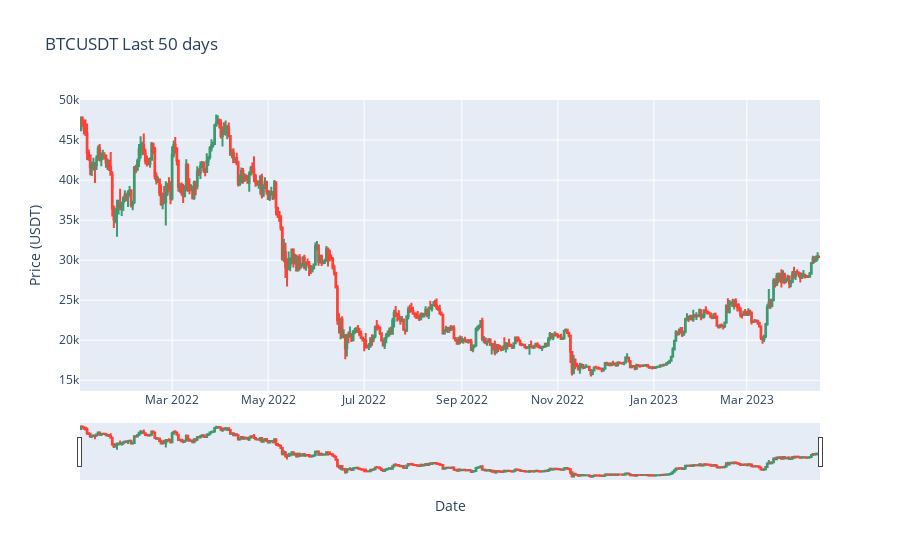

Here is the notebook cell this chart was saved with:
### Code cell
import plotly.graph_objs as go

hist_df['MA10'] = hist_df['Close'].rolling(window=10).mean()

# Convert historical data to Plotly format
trace = go.Candlestick(x=hist_df['CloseTime'],
                       open=hist_df['Open'],
                       high=hist_df['High'],
                       low=hist_df['Low'],
                       close=hist_df['Close'])

# Create layout for chart
layout = go.Layout(title='BTCUSDT Last 50 days',
                   xaxis=dict(title='Date'),
                   yaxis=dict(title='Price (USDT)'))

# Create figure and add trace and layout
fig = go.Figure(data=[trace], layout=layout)

# Show the chart
fig.show()

### Figure 1 — Plotly figure (JSON) as saved in the notebook; plotly's stock layout.template omitted (floating-point values rounded to 4 significant figures; data arrays with more than 128 entries replaced by an {"elided": "..."} marker saying what was removed)
{"data": [{"close": {"elided": "470 float values"}, "high": {"elided": "470 float values"}, "low": {"elided": "470 float values"}, "open": {"elided": "470 float values"}, "type": "candlestick", "x": {"elided": "470 str values"}}], "layout": {"title": {"text": "BTCUSDT Last 50 days"}, "xaxis": {"title": {"text": "Date"}}, "yaxis": {"title": {"text": "Price (USDT)"}}}}
